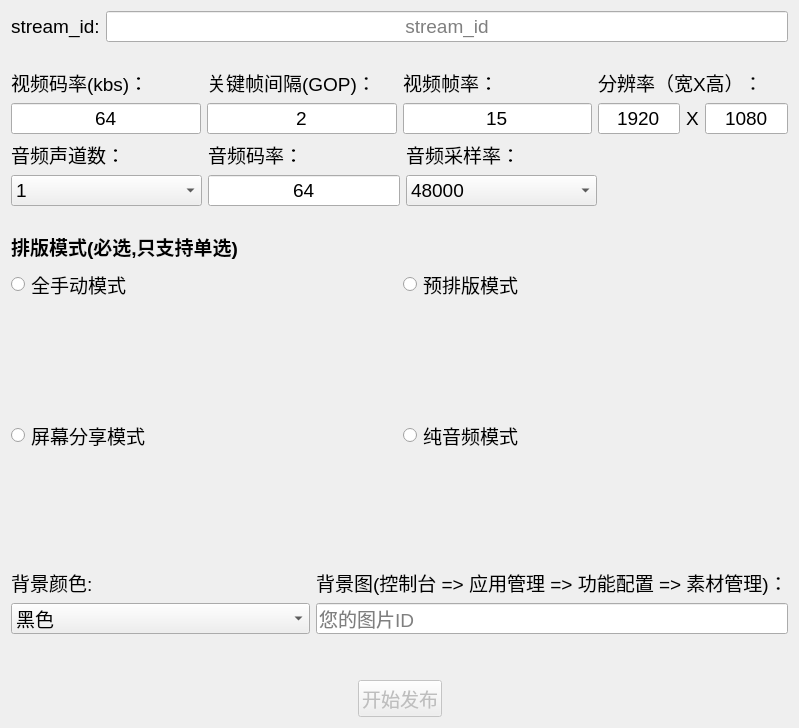
<?xml version="1.0" encoding="UTF-8"?>
<ui version="4.0">
 <class>TestMixStreamPublishDialog</class>
 <widget class="QDialog" name="TestMixStreamPublishDialog">
  <property name="geometry">
   <rect>
    <x>0</x>
    <y>0</y>
    <width>799</width>
    <height>728</height>
   </rect>
  </property>
  <property name="font">
   <font>
    <pointsize>14</pointsize>
   </font>
  </property>
  <property name="windowTitle">
   <string>CDN混流设置</string>
  </property>
  <property name="autoFillBackground">
   <bool>false</bool>
  </property>
  <property name="styleSheet">
   <string notr="true"/>
  </property>
  <layout class="QVBoxLayout" name="verticalLayout_10" stretch="0,0,0,0,0,0,1,0,0,0">
   <item>
    <layout class="QHBoxLayout" name="horizontalLayout_3" stretch="0,0">
     <item>
      <widget class="QLabel" name="label_3">
       <property name="sizePolicy">
        <sizepolicy hsizetype="Preferred" vsizetype="Fixed">
         <horstretch>0</horstretch>
         <verstretch>0</verstretch>
        </sizepolicy>
       </property>
       <property name="font">
        <font>
         <pointsize>14</pointsize>
        </font>
       </property>
       <property name="text">
        <string>stream_id:</string>
       </property>
      </widget>
     </item>
     <item>
      <widget class="QLineEdit" name="streamIdLineEt">
       <property name="font">
        <font>
         <pointsize>14</pointsize>
        </font>
       </property>
       <property name="text">
        <string notr="true"/>
       </property>
       <property name="alignment">
        <set>Qt::AlignCenter</set>
       </property>
       <property name="placeholderText">
        <string>stream_id</string>
       </property>
      </widget>
     </item>
    </layout>
   </item>
   <item>
    <spacer name="verticalSpacer">
     <property name="orientation">
      <enum>Qt::Vertical</enum>
     </property>
     <property name="sizeType">
      <enum>QSizePolicy::Fixed</enum>
     </property>
     <property name="sizeHint" stdset="0">
      <size>
       <width>20</width>
       <height>20</height>
      </size>
     </property>
    </spacer>
   </item>
   <item>
    <layout class="QHBoxLayout" name="horizontalLayout_2" stretch="1,1,1,1">
     <item>
      <layout class="QVBoxLayout" name="verticalLayout">
       <item>
        <widget class="QLabel" name="label_9">
         <property name="sizePolicy">
          <sizepolicy hsizetype="Fixed" vsizetype="Preferred">
           <horstretch>0</horstretch>
           <verstretch>0</verstretch>
          </sizepolicy>
         </property>
         <property name="font">
          <font>
           <pointsize>14</pointsize>
          </font>
         </property>
         <property name="text">
          <string>视频码率(kbs)：</string>
         </property>
        </widget>
       </item>
       <item>
        <widget class="QLineEdit" name="LineEtVideoBitrate">
         <property name="sizePolicy">
          <sizepolicy hsizetype="Expanding" vsizetype="Fixed">
           <horstretch>0</horstretch>
           <verstretch>0</verstretch>
          </sizepolicy>
         </property>
         <property name="font">
          <font>
           <pointsize>14</pointsize>
          </font>
         </property>
         <property name="inputMethodHints">
          <set>Qt::ImhDigitsOnly</set>
         </property>
         <property name="text">
          <string notr="true">64</string>
         </property>
         <property name="alignment">
          <set>Qt::AlignCenter</set>
         </property>
         <property name="readOnly">
          <bool>false</bool>
         </property>
         <property name="placeholderText">
          <string/>
         </property>
        </widget>
       </item>
      </layout>
     </item>
     <item>
      <layout class="QVBoxLayout" name="verticalLayout_2">
       <item>
        <widget class="QLabel" name="label_10">
         <property name="sizePolicy">
          <sizepolicy hsizetype="Fixed" vsizetype="Preferred">
           <horstretch>0</horstretch>
           <verstretch>0</verstretch>
          </sizepolicy>
         </property>
         <property name="font">
          <font>
           <pointsize>14</pointsize>
          </font>
         </property>
         <property name="text">
          <string>关键帧间隔(GOP)：</string>
         </property>
        </widget>
       </item>
       <item>
        <widget class="QLineEdit" name="videoGopEt">
         <property name="enabled">
          <bool>true</bool>
         </property>
         <property name="sizePolicy">
          <sizepolicy hsizetype="Expanding" vsizetype="Fixed">
           <horstretch>0</horstretch>
           <verstretch>0</verstretch>
          </sizepolicy>
         </property>
         <property name="font">
          <font>
           <pointsize>14</pointsize>
          </font>
         </property>
         <property name="inputMethodHints">
          <set>Qt::ImhDigitsOnly</set>
         </property>
         <property name="text">
          <string notr="true">2</string>
         </property>
         <property name="alignment">
          <set>Qt::AlignCenter</set>
         </property>
         <property name="readOnly">
          <bool>false</bool>
         </property>
         <property name="placeholderText">
          <string/>
         </property>
        </widget>
       </item>
      </layout>
     </item>
     <item>
      <layout class="QVBoxLayout" name="verticalLayout_3">
       <item>
        <widget class="QLabel" name="label_8">
         <property name="sizePolicy">
          <sizepolicy hsizetype="Fixed" vsizetype="Preferred">
           <horstretch>0</horstretch>
           <verstretch>0</verstretch>
          </sizepolicy>
         </property>
         <property name="font">
          <font>
           <pointsize>14</pointsize>
          </font>
         </property>
         <property name="text">
          <string>视频帧率：</string>
         </property>
        </widget>
       </item>
       <item>
        <widget class="QLineEdit" name="videoFramerateEt">
         <property name="sizePolicy">
          <sizepolicy hsizetype="Expanding" vsizetype="Fixed">
           <horstretch>0</horstretch>
           <verstretch>0</verstretch>
          </sizepolicy>
         </property>
         <property name="font">
          <font>
           <pointsize>14</pointsize>
          </font>
         </property>
         <property name="inputMethodHints">
          <set>Qt::ImhDigitsOnly</set>
         </property>
         <property name="text">
          <string notr="true">15</string>
         </property>
         <property name="alignment">
          <set>Qt::AlignCenter</set>
         </property>
         <property name="readOnly">
          <bool>false</bool>
         </property>
         <property name="placeholderText">
          <string/>
         </property>
        </widget>
       </item>
      </layout>
     </item>
     <item>
      <layout class="QVBoxLayout" name="verticalLayout_4">
       <item>
        <widget class="QLabel" name="label_6">
         <property name="sizePolicy">
          <sizepolicy hsizetype="Fixed" vsizetype="Preferred">
           <horstretch>0</horstretch>
           <verstretch>0</verstretch>
          </sizepolicy>
         </property>
         <property name="font">
          <font>
           <pointsize>14</pointsize>
          </font>
         </property>
         <property name="text">
          <string>分辨率（宽X高）：</string>
         </property>
        </widget>
       </item>
       <item>
        <layout class="QHBoxLayout" name="horizontalLayout">
         <item>
          <widget class="QLineEdit" name="videoWidthLineEt">
           <property name="sizePolicy">
            <sizepolicy hsizetype="Expanding" vsizetype="Fixed">
             <horstretch>0</horstretch>
             <verstretch>0</verstretch>
            </sizepolicy>
           </property>
           <property name="font">
            <font>
             <pointsize>14</pointsize>
            </font>
           </property>
           <property name="inputMethodHints">
            <set>Qt::ImhDigitsOnly</set>
           </property>
           <property name="text">
            <string notr="true">1920</string>
           </property>
           <property name="alignment">
            <set>Qt::AlignCenter</set>
           </property>
           <property name="readOnly">
            <bool>false</bool>
           </property>
           <property name="placeholderText">
            <string>宽</string>
           </property>
          </widget>
         </item>
         <item>
          <widget class="QLabel" name="label_20">
           <property name="sizePolicy">
            <sizepolicy hsizetype="Fixed" vsizetype="Preferred">
             <horstretch>0</horstretch>
             <verstretch>0</verstretch>
            </sizepolicy>
           </property>
           <property name="font">
            <font>
             <pointsize>14</pointsize>
            </font>
           </property>
           <property name="text">
            <string>X</string>
           </property>
          </widget>
         </item>
         <item>
          <widget class="QLineEdit" name="videoHeightLineEt">
           <property name="sizePolicy">
            <sizepolicy hsizetype="Expanding" vsizetype="Fixed">
             <horstretch>0</horstretch>
             <verstretch>0</verstretch>
            </sizepolicy>
           </property>
           <property name="font">
            <font>
             <pointsize>14</pointsize>
            </font>
           </property>
           <property name="inputMethodHints">
            <set>Qt::ImhDigitsOnly</set>
           </property>
           <property name="text">
            <string notr="true">1080</string>
           </property>
           <property name="alignment">
            <set>Qt::AlignCenter</set>
           </property>
           <property name="readOnly">
            <bool>false</bool>
           </property>
           <property name="placeholderText">
            <string>高</string>
           </property>
          </widget>
         </item>
        </layout>
       </item>
      </layout>
     </item>
    </layout>
   </item>
   <item>
    <layout class="QHBoxLayout" name="horizontalLayout_5" stretch="1,1,1,1">
     <item>
      <layout class="QVBoxLayout" name="verticalLayout_5">
       <item>
        <widget class="QLabel" name="label_14">
         <property name="font">
          <font>
           <pointsize>14</pointsize>
          </font>
         </property>
         <property name="text">
          <string>音频声道数：</string>
         </property>
        </widget>
       </item>
       <item>
        <widget class="QComboBox" name="audioChannelsComB">
         <property name="enabled">
          <bool>true</bool>
         </property>
         <property name="sizePolicy">
          <sizepolicy hsizetype="Expanding" vsizetype="Fixed">
           <horstretch>0</horstretch>
           <verstretch>0</verstretch>
          </sizepolicy>
         </property>
         <property name="font">
          <font>
           <pointsize>14</pointsize>
          </font>
         </property>
         <property name="currentIndex">
          <number>0</number>
         </property>
         <property name="maxVisibleItems">
          <number>7</number>
         </property>
         <item>
          <property name="text">
           <string>1</string>
          </property>
         </item>
         <item>
          <property name="text">
           <string>2</string>
          </property>
         </item>
        </widget>
       </item>
      </layout>
     </item>
     <item>
      <layout class="QVBoxLayout" name="verticalLayout_6">
       <item>
        <widget class="QLabel" name="label_15">
         <property name="sizePolicy">
          <sizepolicy hsizetype="Preferred" vsizetype="Fixed">
           <horstretch>0</horstretch>
           <verstretch>0</verstretch>
          </sizepolicy>
         </property>
         <property name="font">
          <font>
           <pointsize>14</pointsize>
          </font>
         </property>
         <property name="text">
          <string>音频码率：</string>
         </property>
        </widget>
       </item>
       <item>
        <widget class="QLineEdit" name="audioBitrateEt">
         <property name="sizePolicy">
          <sizepolicy hsizetype="Expanding" vsizetype="Fixed">
           <horstretch>0</horstretch>
           <verstretch>0</verstretch>
          </sizepolicy>
         </property>
         <property name="font">
          <font>
           <pointsize>14</pointsize>
          </font>
         </property>
         <property name="inputMethodHints">
          <set>Qt::ImhDigitsOnly</set>
         </property>
         <property name="text">
          <string notr="true">64</string>
         </property>
         <property name="alignment">
          <set>Qt::AlignCenter</set>
         </property>
         <property name="readOnly">
          <bool>false</bool>
         </property>
         <property name="placeholderText">
          <string/>
         </property>
        </widget>
       </item>
      </layout>
     </item>
     <item>
      <layout class="QVBoxLayout" name="verticalLayout_7">
       <item>
        <widget class="QLabel" name="label_13">
         <property name="sizePolicy">
          <sizepolicy hsizetype="Preferred" vsizetype="Fixed">
           <horstretch>0</horstretch>
           <verstretch>0</verstretch>
          </sizepolicy>
         </property>
         <property name="font">
          <font>
           <pointsize>14</pointsize>
          </font>
         </property>
         <property name="text">
          <string>音频采样率：</string>
         </property>
        </widget>
       </item>
       <item>
        <widget class="QComboBox" name="audioSampleRateComB">
         <property name="enabled">
          <bool>true</bool>
         </property>
         <property name="sizePolicy">
          <sizepolicy hsizetype="Expanding" vsizetype="Fixed">
           <horstretch>0</horstretch>
           <verstretch>0</verstretch>
          </sizepolicy>
         </property>
         <property name="font">
          <font>
           <pointsize>14</pointsize>
          </font>
         </property>
         <property name="currentIndex">
          <number>6</number>
         </property>
         <property name="maxVisibleItems">
          <number>7</number>
         </property>
         <item>
          <property name="text">
           <string>12000</string>
          </property>
         </item>
         <item>
          <property name="text">
           <string>16000</string>
          </property>
         </item>
         <item>
          <property name="text">
           <string>22000</string>
          </property>
         </item>
         <item>
          <property name="text">
           <string>24000</string>
          </property>
         </item>
         <item>
          <property name="text">
           <string>32000</string>
          </property>
         </item>
         <item>
          <property name="text">
           <string>44100</string>
          </property>
         </item>
         <item>
          <property name="text">
           <string>48000</string>
          </property>
         </item>
        </widget>
       </item>
      </layout>
     </item>
     <item>
      <spacer name="horizontalSpacer_2">
       <property name="orientation">
        <enum>Qt::Horizontal</enum>
       </property>
       <property name="sizeHint" stdset="0">
        <size>
         <width>40</width>
         <height>20</height>
        </size>
       </property>
      </spacer>
     </item>
    </layout>
   </item>
   <item>
    <spacer name="verticalSpacer_2">
     <property name="orientation">
      <enum>Qt::Vertical</enum>
     </property>
     <property name="sizeType">
      <enum>QSizePolicy::Fixed</enum>
     </property>
     <property name="sizeHint" stdset="0">
      <size>
       <width>20</width>
       <height>20</height>
      </size>
     </property>
    </spacer>
   </item>
   <item>
    <widget class="QLabel" name="label_4">
     <property name="sizePolicy">
      <sizepolicy hsizetype="Preferred" vsizetype="Fixed">
       <horstretch>0</horstretch>
       <verstretch>0</verstretch>
      </sizepolicy>
     </property>
     <property name="font">
      <font>
       <pointsize>14</pointsize>
       <weight>75</weight>
       <bold>true</bold>
      </font>
     </property>
     <property name="text">
      <string>排版模式(必选,只支持单选)</string>
     </property>
    </widget>
   </item>
   <item>
    <layout class="QGridLayout" name="gridLayout">
     <item row="1" column="0">
      <widget class="QWidget" name="widget_4" native="true">
       <property name="font">
        <font>
         <pointsize>14</pointsize>
        </font>
       </property>
       <property name="styleSheet">
        <string notr="true">image: url(:/setting/image/setting/manual_mode_content.png);</string>
       </property>
      </widget>
     </item>
     <item row="3" column="0">
      <widget class="QWidget" name="widget_3" native="true">
       <property name="font">
        <font>
         <pointsize>14</pointsize>
        </font>
       </property>
       <property name="styleSheet">
        <string notr="true">image: url(:/setting/image/setting/screen_shared_mode_content.png);</string>
       </property>
      </widget>
     </item>
     <item row="1" column="1">
      <widget class="QWidget" name="widget_2" native="true">
       <property name="font">
        <font>
         <pointsize>14</pointsize>
        </font>
       </property>
       <property name="styleSheet">
        <string notr="true">image: url(:/setting/image/setting/prelayout_mode_header.png);</string>
       </property>
      </widget>
     </item>
     <item row="1" column="2">
      <layout class="QHBoxLayout" name="horizontalLayout_7"/>
     </item>
     <item row="0" column="0">
      <widget class="QRadioButton" name="radioButtonManual">
       <property name="font">
        <font>
         <pointsize>14</pointsize>
        </font>
       </property>
       <property name="text">
        <string>全手动模式</string>
       </property>
      </widget>
     </item>
     <item row="0" column="1">
      <widget class="QRadioButton" name="radioButtonPresetLayout">
       <property name="font">
        <font>
         <pointsize>14</pointsize>
        </font>
       </property>
       <property name="text">
        <string>预排版模式</string>
       </property>
      </widget>
     </item>
     <item row="2" column="0">
      <widget class="QRadioButton" name="radioButtonScreenSharing">
       <property name="font">
        <font>
         <pointsize>14</pointsize>
        </font>
       </property>
       <property name="text">
        <string>屏幕分享模式</string>
       </property>
      </widget>
     </item>
     <item row="2" column="1">
      <widget class="QRadioButton" name="radioButtonPureAudio">
       <property name="font">
        <font>
         <pointsize>14</pointsize>
        </font>
       </property>
       <property name="text">
        <string>纯音频模式</string>
       </property>
      </widget>
     </item>
    </layout>
   </item>
   <item>
    <layout class="QHBoxLayout" name="horizontalLayout_4">
     <item>
      <layout class="QVBoxLayout" name="verticalLayout_8">
       <item>
        <widget class="QLabel" name="label_19">
         <property name="sizePolicy">
          <sizepolicy hsizetype="Expanding" vsizetype="Preferred">
           <horstretch>0</horstretch>
           <verstretch>0</verstretch>
          </sizepolicy>
         </property>
         <property name="font">
          <font>
           <pointsize>14</pointsize>
          </font>
         </property>
         <property name="text">
          <string>背景颜色:</string>
         </property>
        </widget>
       </item>
       <item>
        <widget class="QComboBox" name="videoBackgrioundColorComB">
         <property name="sizePolicy">
          <sizepolicy hsizetype="Expanding" vsizetype="Maximum">
           <horstretch>0</horstretch>
           <verstretch>0</verstretch>
          </sizepolicy>
         </property>
         <property name="font">
          <font>
           <pointsize>14</pointsize>
          </font>
         </property>
         <item>
          <property name="text">
           <string>黑色</string>
          </property>
         </item>
         <item>
          <property name="text">
           <string>蓝色</string>
          </property>
         </item>
        </widget>
       </item>
      </layout>
     </item>
     <item>
      <layout class="QVBoxLayout" name="verticalLayout_9">
       <item>
        <widget class="QLabel" name="label_11">
         <property name="sizePolicy">
          <sizepolicy hsizetype="Expanding" vsizetype="Preferred">
           <horstretch>0</horstretch>
           <verstretch>0</verstretch>
          </sizepolicy>
         </property>
         <property name="font">
          <font>
           <pointsize>14</pointsize>
          </font>
         </property>
         <property name="text">
          <string>背景图(控制台 =&gt; 应用管理 =&gt; 功能配置 =&gt; 素材管理)：</string>
         </property>
        </widget>
       </item>
       <item>
        <widget class="QLineEdit" name="videoBackgroundImageEt">
         <property name="sizePolicy">
          <sizepolicy hsizetype="Expanding" vsizetype="Maximum">
           <horstretch>0</horstretch>
           <verstretch>0</verstretch>
          </sizepolicy>
         </property>
         <property name="font">
          <font>
           <pointsize>14</pointsize>
          </font>
         </property>
         <property name="inputMethodHints">
          <set>Qt::ImhDigitsOnly</set>
         </property>
         <property name="inputMask">
          <string/>
         </property>
         <property name="text">
          <string notr="true"/>
         </property>
         <property name="readOnly">
          <bool>false</bool>
         </property>
         <property name="placeholderText">
          <string>您的图片ID</string>
         </property>
        </widget>
       </item>
      </layout>
     </item>
    </layout>
   </item>
   <item>
    <spacer name="verticalSpacer_3">
     <property name="orientation">
      <enum>Qt::Vertical</enum>
     </property>
     <property name="sizeHint" stdset="0">
      <size>
       <width>20</width>
       <height>40</height>
      </size>
     </property>
    </spacer>
   </item>
   <item>
    <layout class="QHBoxLayout" name="horizontalLayout_6">
     <item>
      <spacer name="horizontalSpacer">
       <property name="orientation">
        <enum>Qt::Horizontal</enum>
       </property>
       <property name="sizeHint" stdset="0">
        <size>
         <width>40</width>
         <height>20</height>
        </size>
       </property>
      </spacer>
     </item>
     <item>
      <widget class="QPushButton" name="startMixStreamPublishBt">
       <property name="enabled">
        <bool>false</bool>
       </property>
       <property name="font">
        <font>
         <pointsize>14</pointsize>
        </font>
       </property>
       <property name="focusPolicy">
        <enum>Qt::NoFocus</enum>
       </property>
       <property name="text">
        <string>开始发布</string>
       </property>
       <property name="checked">
        <bool>false</bool>
       </property>
      </widget>
     </item>
     <item>
      <spacer name="horizontalSpacer_3">
       <property name="orientation">
        <enum>Qt::Horizontal</enum>
       </property>
       <property name="sizeHint" stdset="0">
        <size>
         <width>40</width>
         <height>20</height>
        </size>
       </property>
      </spacer>
     </item>
    </layout>
   </item>
  </layout>
 </widget>
 <resources/>
 <connections/>
</ui>
